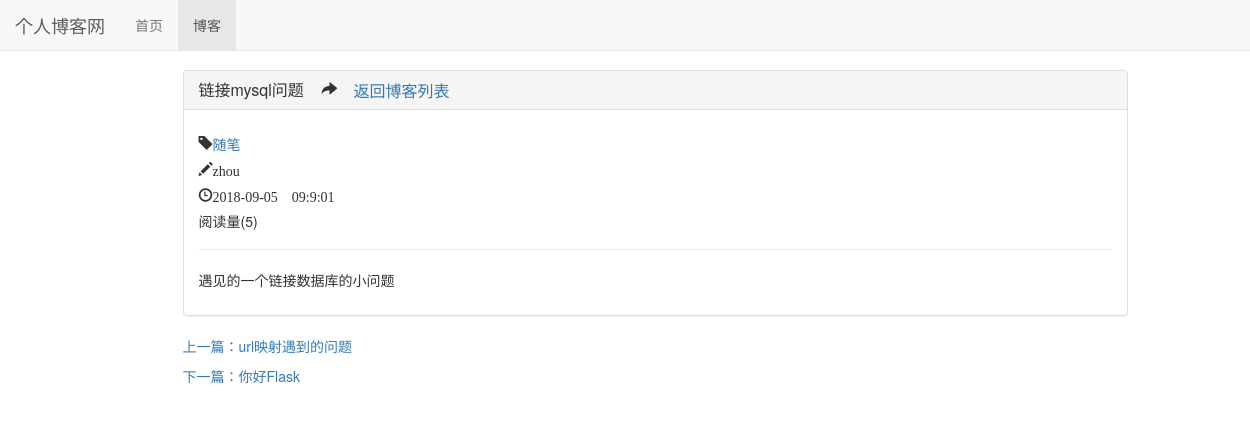
Page /blog/3 on the committed database.
### Blog/models.py (models this page shows, shortened)
class Blog(models.Model, ReadNumExpandMethod):
    title = models.CharField(max_length=50)
    blog_type = models.ForeignKey(BlogType, on_delete=models.DO_NOTHING)
    content = RichTextUploadingField()
    author = models.ForeignKey(User, on_delete=models.DO_NOTHING)
    create_time = models.DateTimeField(auto_now_add=True)
    last_update_time = models.DateTimeField(auto_now=True)
    class Meta:
        ordering = ['-create_time']

class BlogType(models.Model):
    type_name = models.CharField(max_length=15)
    def __str__(self):
        return self.type_name

### read_statistics/models.py (models this page shows)
class ReadNum(models.Model):
    read_num = models.IntegerField(default=0)
    content_type = models.ForeignKey(ContentType, on_delete=models.DO_NOTHING)
    object_id = models.PositiveIntegerField()
    content_object = GenericForeignKey('content_type', 'object_id')

### Blog/views.py (the view)
# urls.py: path('<int:blog_pk>', views.blog_detail, name='blog_detail'),
def blog_detail(request, blog_pk):
    context = dict()
    blog = get_object_or_404(Blog, pk=blog_pk)
    read_cookie_key = read_add_numm(request, blog)
    context['blog'] = blog
    context['previous_blog'] = Blog.objects.filter(create_time__gt=blog.create_time).last()
    context['next_blog'] = Blog.objects.filter(create_time__lt=blog.create_time).first()
    response = render(request, 'Blog/blog_detail.html', context)
    response.set_cookie(read_cookie_key, 'true')
    return response

### read_statistics/method_for_blog.py (called while the page is built)
def read_add_numm(request, obj):
    ct = ContentType.objects.get_for_model(obj)
    key = '%s_%s_read' %(ct.model, obj.pk)
    if not request.COOKIES.get(key):
        readnum, created = ReadNum.objects.get_or_create(content_type=ct, object_id=obj.pk)
        readnum.read_num += 1
        readnum.save()
        date = timezone.now().date()
        read_detail, created = ReadDetail.objects.get_or_create(content_type=ct, object_id=obj.pk, date=date)
        read_detail.read_num += 1
        read_detail.save()
    return key

### read_statistics/models.py (called while the page is built)
    def get_read_num(self):
        try:
            ct = ContentType.objects.get_for_model(self)
            readnum = ReadNum.objects.get(content_type=ct, object_id=self.pk)
            return readnum.read_num
        except Exception as e:
            print(e)
            return 0

### templates/Blog/blog_detail.html (shortened to what this page needs)
{% extends 'base.html' %}
{% block nav_blog_active %}active{% endblock nav_blog_active %}
{% block content %}
    <div class="container">
        <div class="row">
            <div class="col-xs-10 col-xs-offset-1">
                <div class="panel panel-default">
                  <div class="panel-heading">
                      <h3 class="panel-title">{{ blog.title }}&nbsp;&nbsp;&nbsp;&nbsp;<span class="glyphicon glyphicon-share-alt">
                          <a href="{% url 'blog_list' %}">返回博客列表</a></span></h3>
                  </div>
                  <div class="panel-body">
                      <h5><span class="glyphicon glyphicon-tag"><a href="{% url 'blogs_in_type' blog.blog_type.pk %}">{{ blog.blog_type }}</a></span></h5>
                      <h5><span class="glyphicon glyphicon-pencil">{{ blog.author }}</span></h5>
                      <h5><span class="glyphicon glyphicon-time">{{ blog.create_time|date:'Y-m-d H:n:s' }}</span></h5>
                      <h5><span>阅读量({{ blog.get_read_num }})</span></h5>
                      <hr>
                      <p>{{ blog.content|safe}}</p>
                  </div>
                </div>
                <div class="another">
                    {% if previous_blog %}
                        <p><a href="{% url 'blog_detail' previous_blog.pk %}">上一篇：{{ previous_blog.title }}</a></p>
                    {% else %}
                        <p>上一篇：没有了</p>
                    {% endif %}
                    {% if next_blog %}
                        <p><a href="{% url 'blog_detail' next_blog.pk %}">下一篇：{{ next_blog.title }}</a></p>
                    {% else %}
                        <p>下一篇：没有了</p>
                    {% endif %}
                </div>
            </div>
        </div>
    </div>
{% endblock content %}

### static/css/base.css (style rules this page uses)
* { margin: 0px; padding: 0px; }
body { margin: 70px!important; }

### rows in the picture
Blog: title "链接mysql问题", blog_type "随笔", author "zhou", create_time "2018-09-05 09:9:01", get_read_num "5", content "遇见的一个链接数据库的小问题"
Blog: title "url映射遇到的问题"
Blog: title "你好Flask"
